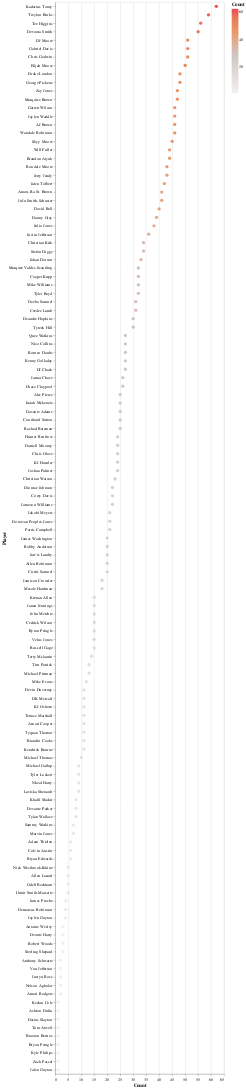

Notebook cell for this chart:
### Code cell
#WR Exposure
viz = alt.Chart(WR_exp).mark_circle(size=60).encode(
    x='Count',
     y=alt.Y("Player", sort='-x'),
    color=alt.Color('Count', scale=alt.Scale(scheme='lightgreyred')),
    tooltip=['Player', 'Count', '%', 'Cap', 'Pick', 'Value']
).interactive()

text = alt.Chart(WR_exp).mark_text(
    align='left',
    baseline='middle',
    fontSize=10, 
    dx=8,
    color='white'
    ).encode(
        x='Count',
        y=alt.Y("Player", sort='-x'), 
        text='%'
    )

viz + text

### Figure 1 — Vega-Lite specification as saved in the notebook (floating-point values rounded to 4 significant figures)
{"config": {"view": {"continuousWidth": 400, "continuousHeight": 300}}, "layer": [{"mark": {"type": "circle", "size": 60}, "encoding": {"color": {"field": "Count", "scale": {"scheme": "lightgreyred"}, "type": "quantitative"}, "tooltip": [{"field": "Player", "type": "nominal"}, {"field": "Count", "type": "quantitative"}, {"field": "%", "type": "quantitative"}, {"field": "Cap", "type": "quantitative"}, {"field": "Pick", "type": "quantitative"}, {"field": "Value", "type": "quantitative"}], "x": {"field": "Count", "type": "quantitative"}, "y": {"field": "Player", "sort": "-x", "type": "nominal"}}, "selection": {"selector005": {"type": "interval", "bind": "scales", "encodings": ["x", "y"]}}}, {"mark": {"type": "text", "align": "left", "baseline": "middle", "color": "white", "dx": 8, "fontSize": 10}, "encoding": {"text": {"field": "%", "type": "quantitative"}, "x": {"field": "Count", "type": "quantitative"}, "y": {"field": "Player", "sort": "-x", "type": "nominal"}}}], "data": {"name": "data-a85fae6b0ce86124153c1b4627e3c102"}, "$schema": "https://vega.github.io/schema/vega-lite/v4.17.0.json", "datasets": {"data-a85fae6b0ce86124153c1b4627e3c102": [{"Player": "Kadarius Toney", "Count": 62, "%": 19.8, "POS": "WR", "Contest": null, "3": 8, "4": 2, "5": 38, "25": 14, "Cap": 572, "Pick": 105.6, "Value": -0.571}, {"Player": "Treylon Burks", "Count": 59, "%": 18.8, "POS": "WR", "Contest": null, "3": 5, "4": 2, "5": 26, "25": 26, "Cap": 803, "Pick": 99.02, "Value": 0.3746}, {"Player": "Tee Higgins", "Count": 56, "%": 17.9, "POS": "WR", "Contest": null, "3": 4, "4": 1, "5": 28, "25": 23, "Cap": 731, "Pick": 25.84, "Value": -1.938}, {"Player": "Devonta Smith", "Count": 55, "%": 17.6, "POS": "WR", "Contest": null, "3": 6, "4": 5, "5": 13, "25": 31, "Cap": 878, "Pick": 75.51, "Value": 1.685}, {"Player": "DJ Moore", "Count": 51, "%": 16.3, "POS": "WR", "Contest": null, "3": 3, "4": 1, "5": 30, "25": 17, "Cap": 588, "Pick": 40.55, "Value": -0.5843}, {"Player": "Gabriel Davis", "Count": 51, "%": 16.3, "POS": "WR", "Contest": null, "3": 3, "4": 3, "5": 19, "25": 26, "Cap": 766, "Pick": 50.45, "Value": -1.28}, {"Player": "Chris Godwin", "Count": 51, "%": 16.3, "POS": "WR", "Contest": null, "3": 2, "4": 2, "5": 19, "25": 28, "Cap": 809, "Pick": 60.16, "Value": 1.004}, {"Player": "Elijah Moore", "Count": 50, "%": 16.0, "POS": "WR", "Contest": null, "3": 0, "4": 1, "5": 25, "25": 24, "Cap": 729, "Pick": 77.18, "Value": 0.544}, {"Player": "Drake London", "Count": 48, "%": 15.3, "POS": "WR", "Contest": null, "3": 1, "4": 4, "5": 23, "25": 20, "Cap": 634, "Pick": 81.02, "Value": -0.7062}, {"Player": "George Pickens", "Count": 48, "%": 15.3, "POS": "WR", "Contest": null, "3": 1, "4": 3, "5": 21, "25": 23, "Cap": 695, "Pick": 174.5, "Value": 3.312}, {"Player": "Zay Jones", "Count": 47, "%": 15.0, "POS": "WR", "Contest": null, "3": 3, "4": 3, "5": 34, "25": 7, "Cap": 366, "Pick": 216.1, "Value": 0.02979}, {"Player": "Marquise Brown", "Count": 47, "%": 15.0, "POS": "WR", "Contest": null, "3": 5, "4": 4, "5": 18, "25": 20, "Cap": 621, "Pick": 42.57, "Value": 0.2681}, {"Player": "Garrett Wilson", "Count": 46, "%": 14.7, "POS": "WR", "Contest": null, "3": 3, "4": 8, "5": 14, "25": 21, "Cap": 636, "Pick": 112.0, "Value": -0.987}, {"Player": "Jaylen Waddle", "Count": 46, "%": 14.7, "POS": "WR", "Contest": null, "3": 7, "4": 2, "5": 22, "25": 15, "Cap": 514, "Pick": 39.67, "Value": 1.985}, {"Player": "AJ Brown", "Count": 46, "%": 14.7, "POS": "WR", "Contest": null, "3": 3, "4": 2, "5": 19, "25": 22, "Cap": 662, "Pick": 27.11, "Value": 0.1652}, {"Player": "Wandale Robinson", "Count": 46, "%": 14.7, "POS": "WR", "Contest": null, "3": 3, "4": 3, "5": 23, "25": 17, "Cap": 561, "Pick": 199.3, "Value": 1.089}, {"Player": "Skyy Moore", "Count": 45, "%": 14.4, "POS": "WR", "Contest": null, "3": 6, "4": 2, "5": 16, "25": 21, "Cap": 631, "Pick": 107.9, "Value": -1.731}, {"Player": "Will Fuller", "Count": 44, "%": 14.1, "POS": "WR", "Contest": null, "3": 2, "4": 4, "5": 12, "25": 26, "Cap": 732, "Pick": 206.1, "Value": 1.866}, {"Player": "Brandon Aiyuk", "Count": 44, "%": 14.1, "POS": "WR", "Contest": null, "3": 4, "4": 1, "5": 23, "25": 16, "Cap": 531, "Pick": 93.23, "Value": 0.7455}, {"Player": "Rondale Moore", "Count": 43, "%": 13.7, "POS": "WR", "Contest": null, "3": 5, "4": 2, "5": 22, "25": 14, "Cap": 483, "Pick": 128.5, "Value": 1.621}, {"Player": "Jerry Jeudy", "Count": 43, "%": 13.7, "POS": "WR", "Contest": null, "3": 2, "4": 1, "5": 19, "25": 21, "Cap": 630, "Pick": 55.02, "Value": 0.4395}, {"Player": "Jalen Tolbert", "Count": 42, "%": 13.4, "POS": "WR", "Contest": null, "3": 0, "4": 0, "5": 24, "25": 18, "Cap": 570, "Pick": 169.2, "Value": 2.612}, {"Player": "Amon-Ra St. Brown", "Count": 41, "%": 13.1, "POS": "WR", "Contest": null, "3": 3, "4": 1, "5": 19, "25": 18, "Cap": 558, "Pick": 65.15, "Value": 2.812}, {"Player": "JuJu Smith-Schuster", "Count": 41, "%": 13.1, "POS": "WR", "Contest": null, "3": 2, "4": 1, "5": 21, "25": 17, "Cap": 540, "Pick": 59.37, "Value": 1.234}, {"Player": "David Bell", "Count": 40, "%": 12.8, "POS": "WR", "Contest": null, "3": 3, "4": 7, "5": 11, "25": 19, "Cap": 567, "Pick": 192.3, "Value": 3.615}, {"Player": "Danny Gray", "Count": 39, "%": 12.5, "POS": "WR", "Contest": null, "3": 1, "4": 2, "5": 22, "25": 14, "Cap": 471, "Pick": 222.2, "Value": 0.0}, {"Player": "Julio Jones", "Count": 38, "%": 12.1, "POS": "WR", "Contest": null, "3": 4, "4": 0, "5": 18, "25": 16, "Cap": 502, "Pick": 197.9, "Value": 6.468}, {"Player": "Justin Jefferson", "Count": 36, "%": 11.5, "POS": "WR", "Contest": null, "3": 1, "4": 1, "5": 16, "25": 18, "Cap": 537, "Pick": 4.722, "Value": -0.03611}, {"Player": "Christian Kirk", "Count": 34, "%": 10.9, "POS": "WR", "Contest": null, "3": 0, "4": 2, "5": 18, "25": 14, "Cap": 448, "Pick": 94.29, "Value": 0.8647}, {"Player": "Stefon Diggs", "Count": 34, "%": 10.9, "POS": "WR", "Contest": null, "3": 1, "4": 0, "5": 15, "25": 18, "Cap": 528, "Pick": 11.26, "Value": 0.3059}, {"Player": "Jahan Dotson", "Count": 33, "%": 10.5, "POS": "WR", "Contest": null, "3": 0, "4": 1, "5": 20, "25": 12, "Cap": 404, "Pick": 156.2, "Value": 2.536}, {"Player": "Marquez Valdes-Scantling", "Count": 32, "%": 10.2, "POS": "WR", "Contest": null, "3": 1, "4": 4, "5": 11, "25": 16, "Cap": 474, "Pick": 102.8, "Value": 0.6375}, {"Player": "Cooper Kupp", "Count": 32, "%": 10.2, "POS": "WR", "Contest": null, "3": 2, "4": 6, "5": 13, "25": 11, "Cap": 370, "Pick": 3.344, "Value": 0.3312}, {"Player": "Mike Williams", "Count": 32, "%": 10.2, "POS": "WR", "Contest": null, "3": 3, "4": 1, "5": 14, "25": 14, "Cap": 433, "Pick": 33.84, "Value": -1.363}, {"Player": "Tyler Boyd", "Count": 32, "%": 10.2, "POS": "WR", "Contest": null, "3": 0, "4": 0, "5": 14, "25": 18, "Cap": 520, "Pick": 111.0, "Value": 0.5156}, {"Player": "Deebo Samuel", "Count": 31, "%": 9.9, "POS": "WR", "Contest": null, "3": 3, "4": 2, "5": 13, "25": 13, "Cap": 407, "Pick": 20.0, "Value": 0.5613}, {"Player": "Ceedee Lamb", "Count": 31, "%": 9.9, "POS": "WR", "Contest": null, "3": 3, "4": 2, "5": 16, "25": 10, "Cap": 347, "Pick": 15.58, "Value": 0.6806}, {"Player": "Deandre Hopkins", "Count": 30, "%": 9.6, "POS": "WR", "Contest": null, "3": 4, "4": 3, "5": 16, "25": 7, "Cap": 279, "Pick": 82.1, "Value": 0.01667}, {"Player": "Tyreek Hill", "Count": 30, "%": 9.6, "POS": "WR", "Contest": null, "3": 1, "4": 3, "5": 11, "25": 15, "Cap": 445, "Pick": 21.0, "Value": 0.78}, {"Player": "Quez Watkins", "Count": 27, "%": 8.6, "POS": "WR", "Contest": null, "3": 2, "4": 0, "5": 9, "25": 16, "Cap": 451, "Pick": 215.6, "Value": -0.4741}, {"Player": "Nico Collins", "Count": 27, "%": 8.6, "POS": "WR", "Contest": null, "3": 4, "4": 0, "5": 16, "25": 7, "Cap": 267, "Pick": 193.1, "Value": 2.107}, {"Player": "Romeo Doubs", "Count": 27, "%": 8.6, "POS": "WR", "Contest": null, "3": 1, "4": 2, "5": 13, "25": 11, "Cap": 351, "Pick": 213.0, "Value": 0.0}, {"Player": "Kenny Golladay", "Count": 27, "%": 8.6, "POS": "WR", "Contest": null, "3": 4, "4": 3, "5": 7, "25": 13, "Cap": 384, "Pick": 130.0, "Value": 1.126}, {"Player": "DJ Chark", "Count": 27, "%": 8.6, "POS": "WR", "Contest": null, "3": 0, "4": 1, "5": 11, "25": 15, "Cap": 434, "Pick": 152.3, "Value": -0.2741}, {"Player": "Jamar Chase", "Count": 26, "%": 8.3, "POS": "WR", "Contest": null, "3": 0, "4": 2, "5": 9, "25": 15, "Cap": 428, "Pick": 6.0, "Value": 0.6231}, {"Player": "Chase Claypool", "Count": 26, "%": 8.3, "POS": "WR", "Contest": null, "3": 2, "4": 1, "5": 10, "25": 13, "Cap": 385, "Pick": 112.1, "Value": 1.558}, {"Player": "Alec Pierce", "Count": 25, "%": 8.0, "POS": "WR", "Contest": null, "3": 3, "4": 0, "5": 11, "25": 11, "Cap": 339, "Pick": 177.1, "Value": 1.944}, {"Player": "Isaiah Mckenzie", "Count": 25, "%": 8.0, "POS": "WR", "Contest": null, "3": 1, "4": 0, "5": 5, "25": 19, "Cap": 503, "Pick": 201.2, "Value": 1.856}, {"Player": "Davante Adams", "Count": 25, "%": 8.0, "POS": "WR", "Contest": null, "3": 5, "4": 0, "5": 12, "25": 8, "Cap": 275, "Pick": 9.24, "Value": -1.632}, {"Player": "Courtland Sutton", "Count": 25, "%": 8.0, "POS": "WR", "Contest": null, "3": 0, "4": 0, "5": 7, "25": 18, "Cap": 485, "Pick": 57.84, "Value": -1.164}, {"Player": "Rashod Bateman", "Count": 25, "%": 8.0, "POS": "WR", "Contest": null, "3": 0, "4": 0, "5": 16, "25": 9, "Cap": 305, "Pick": 67.6, "Value": 0.668}, {"Player": "Hunter Renfrow", "Count": 24, "%": 7.7, "POS": "WR", "Contest": null, "3": 2, "4": 0, "5": 13, "25": 9, "Cap": 296, "Pick": 81.42, "Value": 4.688}, {"Player": "Darnell Mooney", "Count": 24, "%": 7.7, "POS": "WR", "Contest": null, "3": 3, "4": 0, "5": 9, "25": 12, "Cap": 354, "Pick": 63.42, "Value": 0.6167}, {"Player": "Chris Olave", "Count": 24, "%": 7.7, "POS": "WR", "Contest": null, "3": 4, "4": 2, "5": 11, "25": 7, "Cap": 250, "Pick": 102.2, "Value": 3.725}, {"Player": "KJ Hamler", "Count": 24, "%": 7.7, "POS": "WR", "Contest": null, "3": 0, "4": 0, "5": 14, "25": 10, "Cap": 320, "Pick": 183.8, "Value": -0.7}, {"Player": "Joshua Palmer", "Count": 24, "%": 7.7, "POS": "WR", "Contest": null, "3": 1, "4": 0, "5": 16, "25": 7, "Cap": 258, "Pick": 162.1, "Value": 2.613}, {"Player": "Christian Watson", "Count": 23, "%": 7.3, "POS": "WR", "Contest": null, "3": 1, "4": 1, "5": 9, "25": 12, "Cap": 352, "Pick": 124.7, "Value": -0.2609}, {"Player": "Diontae Johnson", "Count": 22, "%": 7.0, "POS": "WR", "Contest": null, "3": 1, "4": 1, "5": 7, "25": 13, "Cap": 367, "Pick": 51.68, "Value": 3.955}, {"Player": "Corey Davis", "Count": 22, "%": 7.0, "POS": "WR", "Contest": null, "3": 2, "4": 5, "5": 9, "25": 6, "Cap": 221, "Pick": 164.8, "Value": 2.123}, {"Player": "Jameson Williams", "Count": 22, "%": 7.0, "POS": "WR", "Contest": null, "3": 0, "4": 0, "5": 11, "25": 11, "Cap": 330, "Pick": 132.0, "Value": 5.691}, {"Player": "Jakobi Meyers", "Count": 21, "%": 6.7, "POS": "WR", "Contest": null, "3": 0, "4": 2, "5": 13, "25": 6, "Cap": 223, "Pick": 139.5, "Value": 2.51}, {"Player": "Donovan Peoples-Jones", "Count": 21, "%": 6.7, "POS": "WR", "Contest": null, "3": 0, "4": 2, "5": 13, "25": 6, "Cap": 223, "Pick": 188.7, "Value": 0.04286}, {"Player": "Parris Campbell", "Count": 21, "%": 6.7, "POS": "WR", "Contest": null, "3": 1, "4": 1, "5": 10, "25": 9, "Cap": 282, "Pick": 209.3, "Value": 2.933}, {"Player": "James Washington", "Count": 20, "%": 6.4, "POS": "WR", "Contest": null, "3": 3, "4": 1, "5": 8, "25": 8, "Cap": 253, "Pick": 209.6, "Value": 1.185}, {"Player": "Robby Anderson", "Count": 20, "%": 6.4, "POS": "WR", "Contest": null, "3": 5, "4": 1, "5": 6, "25": 8, "Cap": 249, "Pick": 171.2, "Value": 3.615}, {"Player": "Jarvis Landry", "Count": 20, "%": 6.4, "POS": "WR", "Contest": null, "3": 2, "4": 0, "5": 7, "25": 11, "Cap": 316, "Pick": 135.1, "Value": 4.36}, {"Player": "Allen Robinson", "Count": 20, "%": 6.4, "POS": "WR", "Contest": null, "3": 0, "4": 4, "5": 4, "25": 12, "Cap": 336, "Pick": 61.05, "Value": 2.755}, {"Player": "Curtis Samuel", "Count": 20, "%": 6.4, "POS": "WR", "Contest": null, "3": 1, "4": 3, "5": 7, "25": 9, "Cap": 275, "Pick": 190.9, "Value": -0.165}, {"Player": "Jamison Crowder", "Count": 18, "%": 5.8, "POS": "WR", "Contest": null, "3": 0, "4": 0, "5": 7, "25": 11, "Cap": 310, "Pick": 155.8, "Value": 1.633}, {"Player": "Mecole Hardman", "Count": 18, "%": 5.8, "POS": "WR", "Contest": null, "3": 1, "4": 0, "5": 10, "25": 7, "Cap": 228, "Pick": 129.6, "Value": 2.906}, {"Player": "Keenan Allen", "Count": 15, "%": 4.8, "POS": "WR", "Contest": null, "3": 0, "4": 4, "5": 8, "25": 3, "Cap": 131, "Pick": 31.27, "Value": 2.967}, {"Player": "Jauan Jennings", "Count": 15, "%": 4.8, "POS": "WR", "Contest": null, "3": 0, "4": 2, "5": 9, "25": 4, "Cap": 153, "Pick": 231.5, "Value": 0.0}, {"Player": "John Metchie", "Count": 15, "%": 4.8, "POS": "WR", "Contest": null, "3": 1, "4": 0, "5": 13, "25": 1, "Cap": 93, "Pick": 194.7, "Value": 0.6667}, {"Player": "Cedrick Wilson", "Count": 15, "%": 4.8, "POS": "WR", "Contest": null, "3": 0, "4": 1, "5": 10, "25": 4, "Cap": 154, "Pick": 211.1, "Value": 2.127}, {"Player": "Byron Pringle", "Count": 15, "%": 4.8, "POS": "WR", "Contest": null, "3": 1, "4": 2, "5": 8, "25": 4, "Cap": 151, "Pick": 208.3, "Value": -0.22}, {"Player": "Velus Jones", "Count": 15, "%": 4.8, "POS": "WR", "Contest": null, "3": 0, "4": 1, "5": 9, "25": 5, "Cap": 174, "Pick": 217.7, "Value": 0.0}, {"Player": "Russell Gage", "Count": 15, "%": 4.8, "POS": "WR", "Contest": null, "3": 1, "4": 0, "5": 6, "25": 8, "Cap": 233, "Pick": 91.87, "Value": 3.593}, {"Player": "Terry Mclaurin", "Count": 14, "%": 4.5, "POS": "WR", "Contest": null, "3": 1, "4": 0, "5": 8, "25": 5, "Cap": 168, "Pick": 45.86, "Value": 3.007}, {"Player": "Tim Patrick", "Count": 13, "%": 4.2, "POS": "WR", "Contest": null, "3": 3, "4": 0, "5": 5, "25": 5, "Cap": 159, "Pick": 129.3, "Value": 2.338}, {"Player": "Michael Pittman", "Count": 13, "%": 4.2, "POS": "WR", "Contest": null, "3": 1, "4": 0, "5": 7, "25": 5, "Cap": 163, "Pick": 34.46, "Value": 1.131}, {"Player": "Mike Evans", "Count": 12, "%": 3.8, "POS": "WR", "Contest": null, "3": 0, "4": 0, "5": 7, "25": 5, "Cap": 160, "Pick": 21.42, "Value": 1.917}, {"Player": "Devin Duvernay", "Count": 11, "%": 3.5, "POS": "WR", "Contest": null, "3": 0, "4": 0, "5": 5, "25": 6, "Cap": 175, "Pick": 206.7, "Value": 0.0}, {"Player": "DK Metcalf", "Count": 11, "%": 3.5, "POS": "WR", "Contest": null, "3": 1, "4": 0, "5": 5, "25": 5, "Cap": 153, "Pick": 55.82, "Value": 5.255}, {"Player": "KJ Osborn", "Count": 11, "%": 3.5, "POS": "WR", "Contest": null, "3": 0, "4": 0, "5": 5, "25": 6, "Cap": 175, "Pick": 163.9, "Value": 3.436}, {"Player": "Terrace Marshall", "Count": 11, "%": 3.5, "POS": "WR", "Contest": null, "3": 2, "4": 0, "5": 5, "25": 4, "Cap": 131, "Pick": 226.0, "Value": 0.9818}, {"Player": "Amari Cooper", "Count": 11, "%": 3.5, "POS": "WR", "Contest": null, "3": 0, "4": 4, "5": 2, "25": 5, "Cap": 151, "Pick": 66.64, "Value": -0.08182}, {"Player": "Tyquan Thorton", "Count": 11, "%": 3.5, "POS": "WR", "Contest": null, "3": 0, "4": 1, "5": 8, "25": 2, "Cap": 94, "Pick": 225.1, "Value": -0.1909}, {"Player": "Brandin Cooks", "Count": 11, "%": 3.5, "POS": "WR", "Contest": null, "3": 0, "4": 1, "5": 6, "25": 4, "Cap": 134, "Pick": 60.0, "Value": 4.355}, {"Player": "Kendrick Bourne", "Count": 11, "%": 3.5, "POS": "WR", "Contest": null, "3": 1, "4": 1, "5": 5, "25": 4, "Cap": 132, "Pick": 191.6, "Value": 4.027}, {"Player": "Michael Thomas", "Count": 10, "%": 3.2, "POS": "WR", "Contest": null, "3": 2, "4": 0, "5": 2, "25": 6, "Cap": 166, "Pick": 78.9, "Value": 2.64}, {"Player": "Michael Gallup", "Count": 9, "%": 2.9, "POS": "WR", "Contest": null, "3": 0, "4": 0, "5": 7, "25": 2, "Cap": 85, "Pick": 116.2, "Value": 2.178}, {"Player": "Tyler Lockett", "Count": 9, "%": 2.9, "POS": "WR", "Contest": null, "3": 0, "4": 1, "5": 8, "25": 0, "Cap": 44, "Pick": 103.6, "Value": -1.933}, {"Player": "Nkeal Harry", "Count": 9, "%": 2.9, "POS": "WR", "Contest": null, "3": 1, "4": 2, "5": 2, "25": 4, "Cap": 121, "Pick": 226.4, "Value": 0.0}, {"Player": "Laviska Shenault", "Count": 9, "%": 2.9, "POS": "WR", "Contest": null, "3": 0, "4": 0, "5": 7, "25": 2, "Cap": 85, "Pick": 203.2, "Value": 3.411}, {"Player": "Khalil Shakir", "Count": 8, "%": 2.6, "POS": "WR", "Contest": null, "3": 0, "4": 0, "5": 2, "25": 6, "Cap": 160, "Pick": 228.0, "Value": 0.0}, {"Player": "Devante Parker", "Count": 8, "%": 2.6, "POS": "WR", "Contest": null, "3": 4, "4": 1, "5": 2, "25": 1, "Cap": 51, "Pick": 148.0, "Value": 4.338}, {"Player": "Tylan Wallace", "Count": 8, "%": 2.6, "POS": "WR", "Contest": null, "3": 0, "4": 0, "5": 6, "25": 2, "Cap": 80, "Pick": 220.6, "Value": 0.0}, {"Player": "Sammy Watkins", "Count": 7, "%": 2.2, "POS": "WR", "Contest": null, "3": 0, "4": 0, "5": 4, "25": 3, "Cap": 95, "Pick": 182.3, "Value": 7.657}, {"Player": "Marvin Jones", "Count": 7, "%": 2.2, "POS": "WR", "Contest": null, "3": 0, "4": 1, "5": 2, "25": 4, "Cap": 114, "Pick": 170.3, "Value": 3.043}, {"Player": "Adam Thielen", "Count": 6, "%": 1.9, "POS": "WR", "Contest": null, "3": 0, "4": 0, "5": 2, "25": 4, "Cap": 110, "Pick": 77.0, "Value": 4.033}, {"Player": "Calvin Austin", "Count": 6, "%": 1.9, "POS": "WR", "Contest": null, "3": 0, "4": 0, "5": 5, "25": 1, "Cap": 50, "Pick": 231.2, "Value": 0.0}, {"Player": "Bryan Edwards", "Count": 6, "%": 1.9, "POS": "WR", "Contest": null, "3": 2, "4": 0, "5": 4, "25": 0, "Cap": 26, "Pick": 211.5, "Value": 1.333}, {"Player": "Nick Westbrook-Ikhine", "Count": 5, "%": 1.6, "POS": "WR", "Contest": null, "3": 1, "4": 0, "5": 3, "25": 1, "Cap": 43, "Pick": 225.2, "Value": 2.02}, {"Player": "Allen Lazard", "Count": 5, "%": 1.6, "POS": "WR", "Contest": null, "3": 0, "4": 0, "5": 2, "25": 3, "Cap": 85, "Pick": 122.2, "Value": 9.7}, {"Player": "Odell Beckham", "Count": 5, "%": 1.6, "POS": "WR", "Contest": null, "3": 0, "4": 0, "5": 4, "25": 1, "Cap": 45, "Pick": 189.6, "Value": 21.48}, {"Player": "Ihmir Smith-Marsette", "Count": 5, "%": 1.6, "POS": "WR", "Contest": null, "3": 0, "4": 0, "5": 2, "25": 3, "Cap": 85, "Pick": 214.4, "Value": 0.0}, {"Player": "James Proche", "Count": 4, "%": 1.3, "POS": "WR", "Contest": null, "3": 0, "4": 0, "5": 2, "25": 2, "Cap": 60, "Pick": 227.2, "Value": 0.0}, {"Player": "Demarcus Robinson", "Count": 4, "%": 1.3, "POS": "WR", "Contest": null, "3": 0, "4": 0, "5": 2, "25": 2, "Cap": 60, "Pick": 232.0, "Value": 0.0}, {"Player": "Jaylen Guyton", "Count": 4, "%": 1.3, "POS": "WR", "Contest": "BBM", "3": 1, "4": 0, "5": 0, "25": 3, "Cap": 78, "Pick": 212.0, "Value": 0.0}, {"Player": "Antoine Wesley", "Count": 3, "%": 1.0, "POS": "WR", "Contest": null, "3": 0, "4": 0, "5": 1, "25": 2, "Cap": 55, "Pick": 217.7, "Value": 0.0}, {"Player": "Deonte Harty", "Count": 3, "%": 1.0, "POS": "WR", "Contest": null, "3": 1, "4": 0, "5": 1, "25": 1, "Cap": 33, "Pick": 233.7, "Value": 0.0}, {"Player": "Robert Woods", "Count": 3, "%": 1.0, "POS": "WR", "Contest": null, "3": 0, "4": 0, "5": 2, "25": 1, "Cap": 35, "Pick": 111.0, "Value": 7.4}, {"Player": "Sterling Shepard", "Count": 3, "%": 1.0, "POS": "WR", "Contest": null, "3": 0, "4": 0, "5": 1, "25": 2, "Cap": 55, "Pick": 203.7, "Value": 3.333}, {"Player": "Anthony Schwartz", "Count": 2, "%": 0.6, "POS": "WR", "Contest": "BBM", "3": 0, "4": 1, "5": 0, "25": 1, "Cap": 29, "Pick": 222.5, "Value": 0.0}, {"Player": "Van Jefferson", "Count": 2, "%": 0.6, "POS": "WR", "Contest": null, "3": 0, "4": 0, "5": 2, "25": 0, "Cap": 10, "Pick": 145.5, "Value": -3.05}, {"Player": "Justyn Ross", "Count": 2, "%": 0.6, "POS": "WR", "Contest": "BBM", "3": 0, "4": 0, "5": 1, "25": 1, "Cap": 30, "Pick": 210.5, "Value": 0.0}, {"Player": "Nelson Agholor", "Count": 2, "%": 0.6, "POS": "WR", "Contest": null, "3": 0, "4": 0, "5": 2, "25": 0, "Cap": 10, "Pick": 233.0, "Value": 0.0}, {"Player": "Amari Rodgers", "Count": 2, "%": 0.6, "POS": "WR", "Contest": null, "3": 0, "4": 0, "5": 2, "25": 0, "Cap": 10, "Pick": 223.0, "Value": 0.0}, {"Player": "Keelan Cole", "Count": 1, "%": 0.3, "POS": "WR", "Contest": null, "3": 0, "4": 0, "5": 0, "25": 1, "Cap": 25, "Pick": 235.0, "Value": 0.0}, {"Player": "Ashton Dulin", "Count": 1, "%": 0.3, "POS": "WR", "Contest": "Puppy-3", "3": 0, "4": 0, "5": 1, "25": 0, "Cap": 5, "Pick": 208.0, "Value": 0.0}, {"Player": "Darius Slayton", "Count": 1, "%": 0.3, "POS": "WR", "Contest": null, "3": 0, "4": 0, "5": 1, "25": 0, "Cap": 5, "Pick": 239.0, "Value": 0.0}, {"Player": "Tutu Atwell", "Count": 1, "%": 0.3, "POS": "WR", "Contest": "BBM", "3": 0, "4": 0, "5": 0, "25": 1, "Cap": 25, "Pick": 208.0, "Value": 0.0}, {"Player": "Braxton Berrios", "Count": 1, "%": 0.3, "POS": "WR", "Contest": "BBM", "3": 0, "4": 0, "5": 0, "25": 1, "Cap": 25, "Pick": 214.0, "Value": 0.0}, {"Player": "Bryon Pringle", "Count": 1, "%": 0.3, "POS": "WR", "Contest": "BBM", "3": 0, "4": 0, "5": 0, "25": 1, "Cap": 25, "Pick": 203.0, "Value": 1.0}, {"Player": "Kyle Philips", "Count": 1, "%": 0.3, "POS": "WR", "Contest": null, "3": 0, "4": 0, "5": 1, "25": 0, "Cap": 5, "Pick": 231.0, "Value": 0.0}, {"Player": "Zach Pascal", "Count": 1, "%": 0.3, "POS": "WR", "Contest": null, "3": 0, "4": 0, "5": 1, "25": 0, "Cap": 5, "Pick": 224.0, "Value": 0.0}, {"Player": "Jalen Guyton", "Count": 1, "%": 0.3, "POS": "WR", "Contest": "Puppy-SF", "3": 0, "4": 0, "5": 1, "25": 0, "Cap": 5, "Pick": 237.0, "Value": 0.0}]}}
